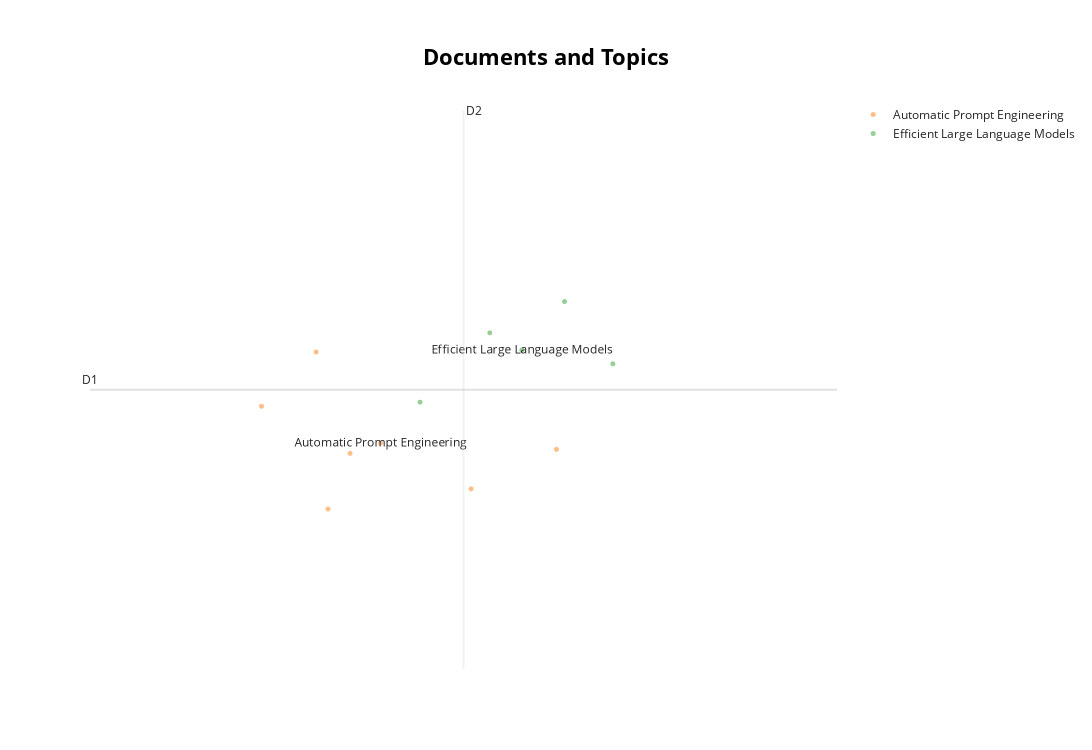

This figure's notebook cell:
### Code cell
# Visualize the documents in 2-dimensional space and show the titles on hover instead of the abstracts
# NOTE: You can hide the hover with `hide_document_hover=True` which is especially helpful if you have a large dataset
topic_model.visualize_documents(titles, reduced_embeddings=reduced_embeddings, custom_labels=True)

### Figure 1 — Plotly figure (JSON) as saved in the notebook; plotly's stock layout.template omitted (floating-point values rounded to 4 significant figures)
{"data": [{"hoverinfo": "text", "hovertext": [null], "marker": {"color": "#CFD8DC", "opacity": 0.5, "size": 5}, "mode": "markers+text", "name": "other", "showlegend": false, "type": "scattergl", "x": [null], "y": [null]}, {"hoverinfo": "text", "hovertext": ["Datasets for Large Language Models: A Comprehensive Survey", "Learning to Generate Instruction Tuning Datasets for Zero-Shot Task Adaptation", "Intent-based Prompt Calibration: Enhancing prompt optimization with synthetic boundary cases", "The First Place Solution of WSDM Cup 2024: Leveraging Large Language Models for Conversational Multi-Doc QA", "Sora: A Review on Background, Technology, Limitations, and Opportunities of Large Vision Models", "Transparent Image Layer Diffusion using Latent Transparency", null], "marker": {"opacity": 0.5, "size": 5}, "mode": "markers+text", "name": "Automatic Prompt Engineering", "text": ["", "", "", "", "", "", "Automatic Prompt Engineering"], "textfont": {"size": 12}, "type": "scattergl", "x": [7.45, 7.884, 8.027, 7.807, 8.817, 9.373, 8.226], "y": [11.69, 10.66, 11.22, 12.23, 10.87, 11.26, 11.32]}, {"hoverinfo": "text", "hovertext": ["BitNet: Scaling 1-bit Transformers for Large Language Models", "Training-Free Long-Context Scaling of Large Language Models", "MobiLlama: Towards Accurate and Lightweight Fully Transparent GPT", "YOLOv9: Learning What You Want to Learn Using Programmable Gradient Information", null], "marker": {"opacity": 0.5, "size": 5}, "mode": "markers+text", "name": "Efficient Large Language Models", "text": ["", "", "", "", "Efficient Large Language Models"], "textfont": {"size": 12}, "type": "scattergl", "x": [9.426, 8.484, 8.938, 9.741, 9.147], "y": [12.74, 11.73, 12.43, 12.12, 12.25]}], "layout": {"annotations": [{"showarrow": false, "text": "D1", "x": 6.333, "y": 11.86, "yshift": 10}, {"showarrow": false, "text": "D2", "x": 8.767, "xshift": 10, "y": 14.65}], "height": 750, "shapes": [{"line": {"color": "#CFD8DC", "width": 2}, "type": "line", "x0": 8.767, "x1": 8.767, "y0": 9.065, "y1": 14.65}, {"line": {"color": "#9E9E9E", "width": 2}, "type": "line", "x0": 6.333, "x1": 11.2, "y0": 11.86, "y1": 11.86}], "title": {"font": {"color": "Black", "size": 22}, "text": "<b>Documents and Topics</b>", "x": 0.5, "xanchor": "center", "yanchor": "top"}, "width": 1200, "xaxis": {"visible": false}, "yaxis": {"visible": false}}}
